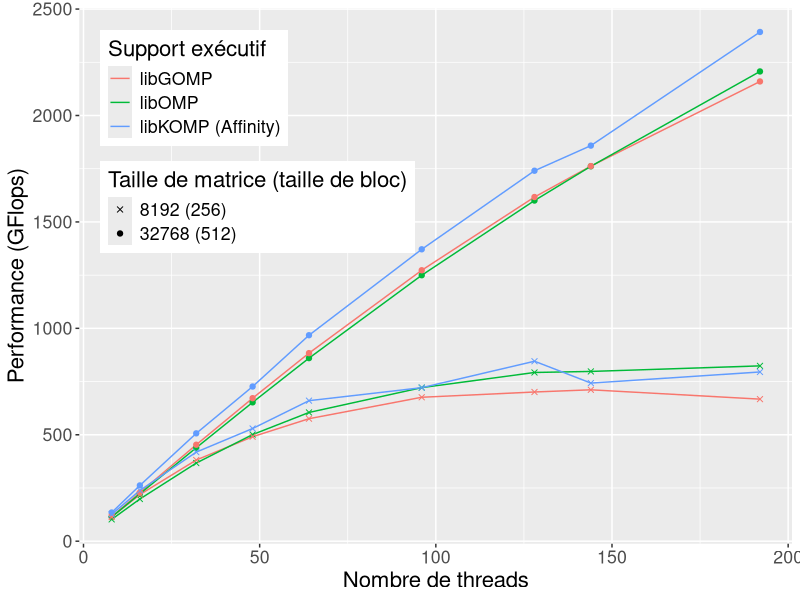
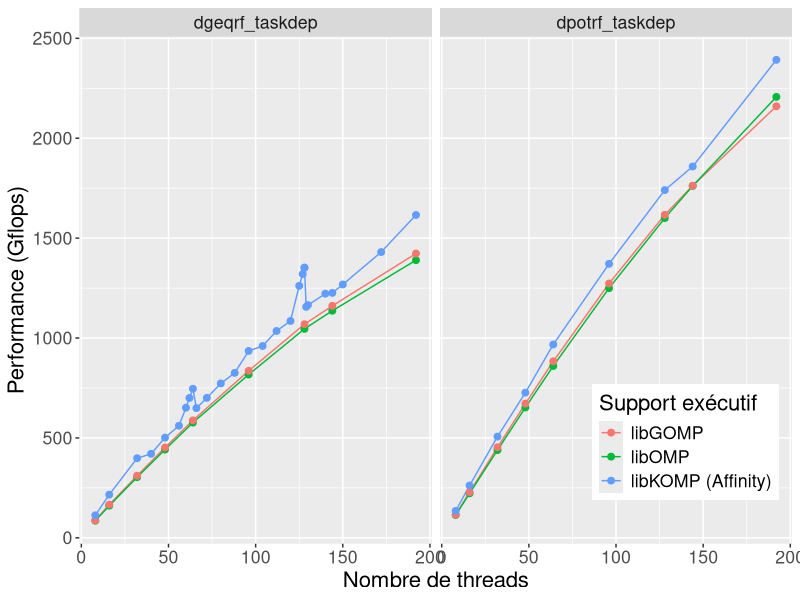

The R source for these figures, in order:
library(ggplot2)
library(plyr)
library(lattice)
library(reshape)

wholeframe = read.table("./all_data.dat", header=TRUE)

pd = position_dodge(width=.1)
#melted = melt(framsum, id.vars=c("GFlops", "Progname", "WSselect", "WSpush", "Runtime", "Threads", "Std", "Nxp"))
#print(framsum)




pdf(paste("graph_all_cholesky_idchire.pdf", sep = ''), width = 10, height=6)


wholeframe$runtime = factor(wholeframe$runtime, levels=c("libgomp", "clang", "libkomp"), labels=c("libgomp", "clang", "libkomp"))

frame_all_cholesky = subset(wholeframe, (size == 8192 | size == 32768) & program == "dpotrf_taskdep")
myplot = ggplot(frame_all_cholesky, aes(x=threads, y = gflops))
myplot = myplot + geom_line(aes(color=runtime, group=interaction(size, runtime)))
myplot = myplot + geom_point(aes(shape=factor(size), color=runtime, group=interaction(size, runtime)))
myplot = myplot + guides(colour = guide_legend(override.aes = list(shape = NA)))
#myplot = myplot + guides(colour = guide_legend(title="Taille"))
#myplot = myplot + geom_errorbar(position=position_dodge(0.9), aes(color=runtime, ymin=gflops-(2*std/iterations), ymax=gflops+(2*std/iterations), width=.1))
#myplot = myplot + facet_wrap(~program, ncol=1)
myplot = myplot + ylab("Performance (GFlops)")
myplot = myplot + xlab("Nombre de threads")
#myplot = myplot + ggtitle("Performances de Cholesky sur 64 threads, N=8192")
myplot = myplot + theme(legend.position=c(.25, .75), text = element_text(size=16))
myplot = myplot + scale_colour_discrete(name="Support exécutif", labels=c("libGOMP", "libOMP", "libKOMP (Affinity)"))
myplot = myplot + scale_shape_manual(name="Taille de matrice (taille de bloc)", values=c(4, 19), labels=c("8192 (256)", "32768 (512)"))
print(myplot)
dev.off()


frame_comp_threads=subset(wholeframe, size == 32768)

pdf(paste("graph_qr_cholesky_vs_threads.pdf", sep = ''), width = 10, height=6)

levels(frame_comp_threads$program) <- c("QR", "Cholesky")

myplot = ggplot(frame_comp_threads, aes(x=threads, y = gflops))
myplot = myplot + geom_line(aes(color=runtime))
#myplot = myplot + geom_errorbar(position=position_dodge(0.9), aes(color=interaction(WSselect, WSpush, Taskprio), ymin=GFlops-(2*Std/Nxp), ymax=GFlops+(2*Std/Nxp), width=.1))
myplot = myplot + facet_grid(~program, scales="free_y")
myplot = myplot + geom_point(size=2,aes(color=runtime), shape=19)
myplot = myplot + theme(legend.position=c(.85, .20), text = element_text(size=16))
myplot = myplot + scale_colour_discrete(name="Support exécutif", labels=c("libGOMP", "libOMP", "libKOMP (Affinity)"))
myplot = myplot + ylab("Performance (Gflops)")
myplot = myplot + xlab("Nombre de threads")

print(myplot)
dev.off()
